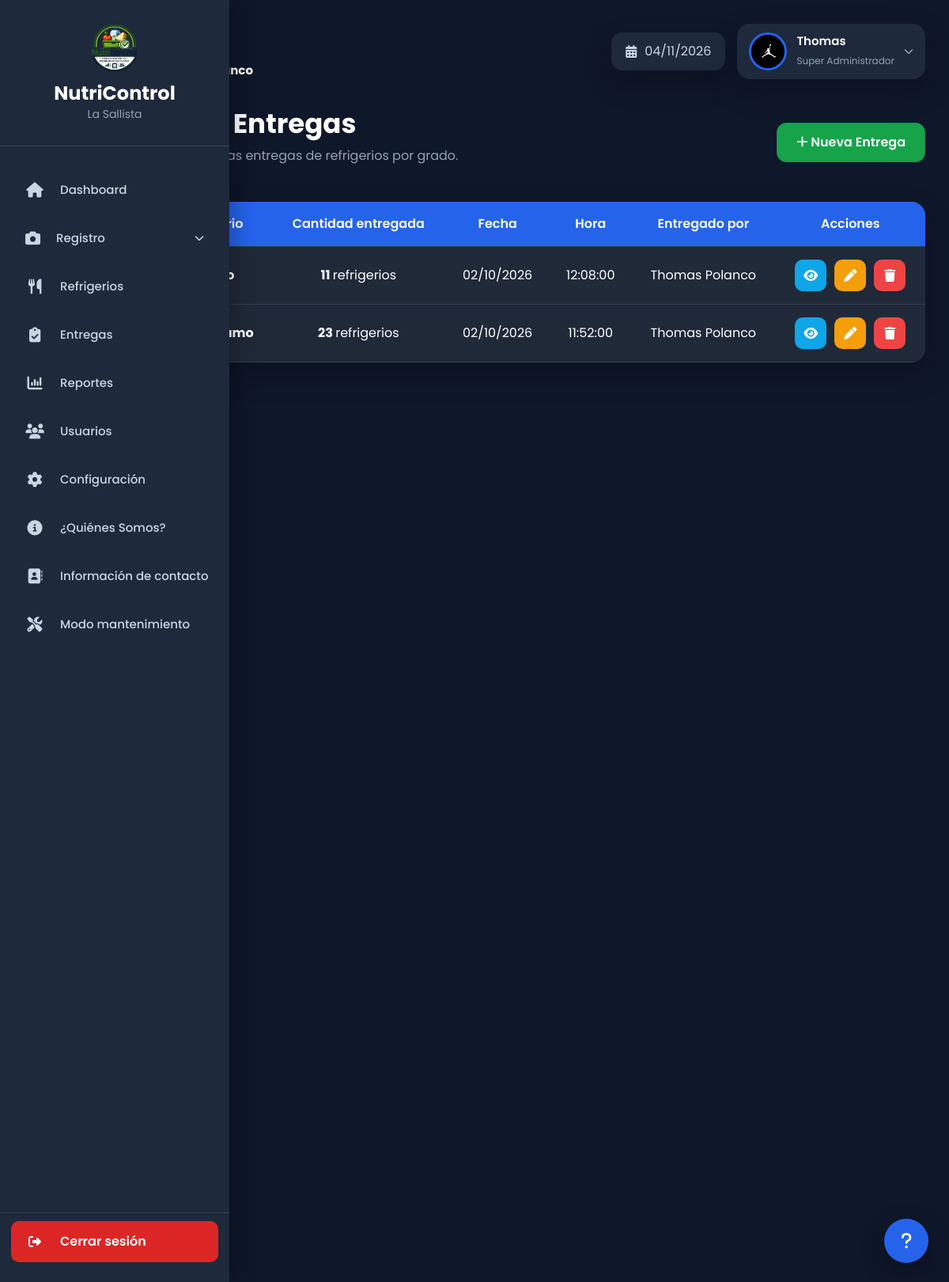
Page /index.php?url=entregas (signed in) on the committed database.
### tables this page shows
CREATE TABLE `entregas` (
  `id` int(11) NOT NULL,
  `grado` varchar(20) NOT NULL DEFAULT 'Sin grado',
  `refrigerio_id` int(11) NOT NULL,
  `cantidad_entregada` int(11) NOT NULL DEFAULT 1,
  `usuario_id` int(11) NOT NULL,
  `fecha` date NOT NULL,
  `hora` time NOT NULL,
  `observaciones` text DEFAULT NULL,
  `estado` enum('Entregado','Pendiente','Cancelado') DEFAULT 'Entregado',
  `fecha_registro` timestamp NOT NULL DEFAULT current_timestamp()
);

CREATE TABLE `refrigerios` (
  `id` int(11) NOT NULL,
  `nombre` varchar(120) NOT NULL,
  `descripcion` text DEFAULT NULL,
  `fecha` date NOT NULL,
  `fecha_vencimiento` date DEFAULT NULL,
  `cantidad` int(11) NOT NULL DEFAULT 0,
  `stock_minimo` int(11) NOT NULL DEFAULT 1,
  `estado` enum('Activo','Inactivo') DEFAULT 'Activo',
  `fecha_registro` timestamp NOT NULL DEFAULT current_timestamp()
);

### app/core/Controller.php (called while the page is built, shortened)
<?php
abstract class Controller
{
    protected function view(string $view, array $data = []): void
    {
        extract($data);
        $archivo = VIEW_PATH . '/' . $view . '.php';
        require $archivo;
    }
}

### app/controllers/EntregasController.php (called while the page is built, shortened)
<?php
require_once APP_PATH . '/core/Controller.php';
require_once MODEL_PATH . '/Entrega.php';
class EntregasController extends Controller
{
    private Entrega $entregaModel;
    public function __construct()
    {
        $this->entregaModel = new Entrega();
    }
    public function index(): void
    {
        $this->listar();
    }
    public function listar(): void
    {
        $entregas =
            $this->entregaModel->listar();
        $this->view(
            'entregas/listar',
            [
                'entregas' =>
                    $entregas,
                'esAdministrador' =>
                    $this->esAdministrador(),
                'esSuperAdministrador' =>
                    $this->esSuperAdministrador()
            ]
        );
    }
}

### app/core/Router.php (called while the page is built, shortened)
<?php
class Router
{
    public function ejecutar(): void
    {
        $url = $_GET['url'] ?? '';
        $url = trim($url, '/');
        if ($url === '') {
            $controlador = 'AuthController';
            $metodo = 'index';
            $parametros = [];
        } else {
            $partes = explode('/', $url);
            $controlador = ucfirst(strtolower($partes[0])) . 'Controller';
            $metodo = $partes[1] ?? 'index';
            $parametros = array_slice($partes, 2);
        }
        if (
            isset($_SESSION['usuario']) &&
            $controlador !== 'AuthController' &&
            $controlador !== 'MantenimientoController'
        ) {
            try {
                $esSuperAdministrador =
                    ($_SESSION['usuario']['rol'] ?? '') === 'Super Administrador';
            } catch (Throwable $e) {
            }
        }
        $objeto = new $controlador();
        call_user_func_array(
            [$objeto, $metodo],
            $parametros
        );
    }
}

### index.php (called while the page is built, shortened)
<?php
require_once APP_PATH . '/core/Router.php';
$router = new Router();
$router->ejecutar();

### app/models/Database.php (called while the page is built)
<?php
class Database
{
    private static ?PDO $conexion = null;
    public static function conectar(): PDO
    {
        if (self::$conexion === null) {
            $dsn = "mysql:host=" . DB_HOST .
                   ";dbname=" . DB_NAME .
                   ";charset=" . DB_CHARSET;
            try {
                self::$conexion = new PDO(
                    $dsn,
                    DB_USER,
                    DB_PASS,
                    [
                        PDO::ATTR_ERRMODE => PDO::ERRMODE_EXCEPTION,
                        PDO::ATTR_DEFAULT_FETCH_MODE => PDO::FETCH_ASSOC,
                        PDO::ATTR_EMULATE_PREPARES => false
                    ]
                );
            } catch (PDOException $e) {
                exit('Error de conexión: ' . $e->getMessage());
            }
        }
        return self::$conexion;
    }
}

### app/core/Model.php (called while the page is built, shortened)
<?php
require_once MODEL_PATH . '/Database.php';
abstract class Model
{
    protected PDO $db;
    public function __construct()
    {
        $this->db = Database::conectar();
    }
    protected function query(string $sql): PDOStatement
    {
        return $this->db->query($sql);
    }
    protected function fetchAll(PDOStatement $stmt): array
    {
        return $stmt->fetchAll();
    }
}

### app/models/Entrega.php (called while the page is built, shortened)
<?php
require_once APP_PATH . '/core/Model.php';
class Entrega extends Model
{
    public function listar(): array
    {
        $stmt = $this->query("
            SELECT
                e.*,
                r.nombre AS refrigerio,
                CONCAT(u.nombre,' ',u.apellido) AS usuario
            FROM entregas e
            INNER JOIN refrigerios r
                ON r.id = e.refrigerio_id
            INNER JOIN usuarios u
                ON u.id = e.usuario_id
            ORDER BY e.fecha DESC, e.hora DESC, e.id DESC
        ");
        return $this->fetchAll($stmt);
    }
}

### app/views/entregas/listar.php (the view, shortened to what this page needs)
<?php
require APP_PATH . '/views/layouts/header.php';
require APP_PATH . '/views/layouts/sidebar.php';
?>
<div class="main-content">
    <?php require APP_PATH . '/views/layouts/topbar.php'; ?>
    <div class="page-header">
        <div>
            <h2>Gestión de Entregas</h2>
            <p>
                Consulta y administra las entregas de
                refrigerios por grado.
            </p>
        </div>
        <?php if ($esAdministrador): ?>
            <a
                href="<?= BASE_URL ?>index.php?url=entregas/crear"
                class="btn btn-success"
            >
                <i class="fa-solid fa-plus"></i>
                Nueva Entrega
            </a>
        <?php endif; ?>
    </div>
    <div class="table-container">
        <table class="table">
            <thead>
                <tr>
                    <th>Grado</th>
                    <th>Refrigerio</th>
                    <th>Cantidad entregada</th>
                    <th>Fecha</th>
                    <th>Hora</th>
                    <th>Entregado por</th>
                    <th>Acciones</th>
                </tr>
            </thead>
            <tbody>
                <?php if (empty($entregas)): ?>
                    <tr>
                        <td colspan="7">
                            No hay entregas registradas.
                        </td>
                    </tr>
                <?php else: ?>
                    <?php foreach ($entregas as $e): ?>
                        <tr>
                            <td>
                                <strong>
                                    <?= htmlspecialchars(
                                        $e['grado']
                                    ) ?>
                                </strong>
                            </td>
                            <td>
                                <?php if (!empty($e['refrigerio'])): ?>
                                    <strong>
                                        <?= htmlspecialchars(
                                            $e['refrigerio']
                                        ) ?>
                                    </strong>
                                <?php else: ?>
                                    <span>
                                        Sin refrigerio
                                    </span>
                                <?php endif; ?>
                            </td>
                            <td>
                                <strong>
                                    <?= (int)
                                        $e['cantidad_entregada'] ?>
                                </strong>
                                refrigerios
                            </td>
                            <td>
                                <?= !empty($e['fecha'])
                                    ? date(
                                        'd/m/Y',
                                        strtotime($e['fecha'])
                                    )
                                    : 'Sin fecha'
                                ?>
                            </td>
                            <td>
                                <?= !empty($e['hora'])
                                    ? htmlspecialchars($e['hora'])
                                    : 'Sin hora'
                                ?>
                            </td>
                            <td>
                                <?= !empty($e['usuario'])
                                    ? htmlspecialchars($e['usuario'])
                                    : 'Sin usuario'
                                ?>
                            </td>
                            <td>
                                <div class="acciones">
                                    <a
                                        href="<?= BASE_URL ?>index.php?url=entregas/detalle/<?= (int) $e['id'] ?>"
                                        class="btn-info"
                                        title="Ver entrega"
                                    >
                                        <i class="fa-solid fa-eye"></i>
                                    </a>
                                    <?php if ($esAdministrador): ?>
                                        <a
                                            href="<?= BASE_URL ?>index.php?url=entregas/editar/<?= (int) $e['id'] ?>"
                                            class="btn-warning"
                                            title="Editar entrega"
                                        >
                                            <i class="fa-solid fa-pen"></i>
                                        </a>
                                    <?php endif; ?>
                                    <?php if ($esSuperAdministrador): ?>
                                        <a
                                            href="<?= BASE_URL ?>index.php?url=entregas/eliminar/<?= (int) $e['id'] ?>"
                                            class="btn-danger"
                                            title="Eliminar entrega"
                                        >
                                            <i class="fa-solid fa-trash"></i>
                                        </a>
                                    <?php endif; ?>
                                </div>
                            </td>
                        </tr>
                    <?php endforeach; ?>
                <?php endif; ?>
            </tbody>
        </table>
    </div>
</div>
<?php
require APP_PATH . '/views/layouts/footer.php';
?>

### public/css/dashboard.css (style rules this page uses)
:root { --primary: #2563eb; --primary-dark: #1d4ed8; --success: #16a34a; --danger: #dc2626; --warning: #f59e0b; --info: #06b6d4; --bg: #0f172a; --bg2: #1e293b; --bg3: #273449; --text: #ffffff; --text2: #cbd5e1; --text3: #94a3b8; --border: #334155; --radius: 18px; --shadow: 0 15px 35px rgba(0, 0, 0, .25); }
* { margin: 0; padding: 0; box-sizing: border-box; font-family: 'Poppins', sans-serif; }
html { scroll-behavior: smooth; }
body { background: var(--bg); color: var(--text); overflow-x: hidden; }
a { text-decoration: none; }
.main-content { flex: 1; width: calc(100% - 290px); min-width: 0; margin-left: 290px; padding: 30px; overflow-x: hidden; transition: .30s; }
.page-header { display: flex; justify-content: space-between; align-items: flex-start; gap: 20px; flex-wrap: wrap; margin-bottom: 30px; }
.page-header h2 { color: var(--text); font-size: 34px; font-weight: 700; }
.page-header p { color: var(--text3); margin-top: 5px; }
.btn { padding: 11px 18px; border-radius: 12px; font-weight: 600; transition: .25s; }
.btn-success { background: var(--success); color: #ffffff; }
.btn-danger { background: var(--danger); color: #ffffff; }
.btn-warning { background: var(--warning); color: #ffffff; }
.btn-info { background: var(--info); color: #ffffff; }
.table-container { width: 100%; max-width: 100%; background: var(--bg2); border-radius: var(--radius); padding: 20px; box-shadow: var(--shadow); overflow-x: auto; }
.table { width: 100%; min-width: 900px; border-collapse: collapse; }
.table thead { background: var(--primary); }
.table thead th { padding: 18px; color: #ffffff; font-weight: 600; border: none; }
.table tbody td { padding: 18px; color: var(--text2); border-bottom: 1px solid var(--border); }
.table tbody tr { transition: .20s; }

### public/css/usuarios.css (style rules this page uses)
.page-header { display:flex; justify-content:space-between; align-items:center; gap:20px; margin-bottom:30px; flex-wrap:wrap; }
.page-header h2 { color:#fff; font-size:34px; font-weight:700; margin:0; }
.page-header p { color:#94a3b8; margin-top:8px; }
.table-container { background:#1f2937; border-radius:18px; box-shadow:0 15px 35px rgba(0,0,0,.25); overflow:hidden; padding:0; }
.table { width:100%; margin:0; border-collapse:collapse !important; background:#1f2937 !important; color:#ffffff !important; }
.table thead { background:#2563eb; }
.table thead th { background:#2563eb !important; color:#ffffff !important; padding:18px; border:none !important; text-align:center; font-weight:600; }
.table tbody tr { background:#1f2937 !important; transition:.25s; }
.table tbody tr:last-child { border-bottom:none; }
.table tbody td { padding:18px; color:#ffffff !important; background:#1f2937 !important; border-top:1px solid #334155 !important; text-align:center; vertical-align:middle; }
.table tbody td strong { color:#fff; }
.acciones { display:flex; justify-content:center; align-items:center; gap:10px; }
.acciones .btn-info, .acciones .btn-warning, .acciones .btn-danger { width:40px; height:40px; display:flex; justify-content:center; align-items:center; border-radius:10px; color:#fff; text-decoration:none; transition:.25s; }
.acciones .btn-info { background:#0ea5e9; }
.acciones .btn-warning { background:#f59e0b; }
.acciones .btn-danger { background:#ef4444; }
@media (max-width:1200px) { .table { min-width:1100px; } }

### public/css/reportes.css (style rules this page uses)
.page-header { display:flex; justify-content:space-between; align-items:center; gap:20px; margin-bottom:30px; flex-wrap:wrap; }
.page-header h2 { color:#ffffff; font-size:34px; font-weight:700; margin:0; }
.page-header p { color:#94a3b8; margin-top:8px; }
.table { width:100%; border-collapse:collapse; margin:0; background:transparent !important; }
.table thead tr { background:#2563eb; }
.table thead th { color:#ffffff !important; padding:16px; text-align:center; border:none; }
.table tbody td { background:#1f2937 !important; color:#ffffff !important; border-top:1px solid #334155; padding:16px; text-align:center; }

### public/css/configuracion.css (style rules this page uses)
.page-header { display:flex; justify-content:space-between; align-items:center; gap:20px; margin-bottom:30px; flex-wrap:wrap; }
.page-header h2 { color:#ffffff; font-size:34px; font-weight:700; margin:0; }
.page-header p { color:#94a3b8; margin-top:8px; }
.btn-success { border-radius:12px; padding:12px 24px; font-weight:600; }

### rows in the picture
entregas: grado "11C", refrigerio.nombre "Burrito", cantidad_entregada "11", fecha "02/10/2026", hora "12:08:00", usuario "Thomas Polanco"
entregas: grado "11C", refrigerio.nombre "Chocorramo", cantidad_entregada "23", fecha "02/10/2026", hora "11:52:00", usuario "Thomas Polanco"

### other values in the picture
$_SESSION['usuario']['apellido'] "Polanco"
$_SESSION['usuario']['nombre'] "Thomas"
$_SESSION['usuario']['rol'] "Super Administrador"
